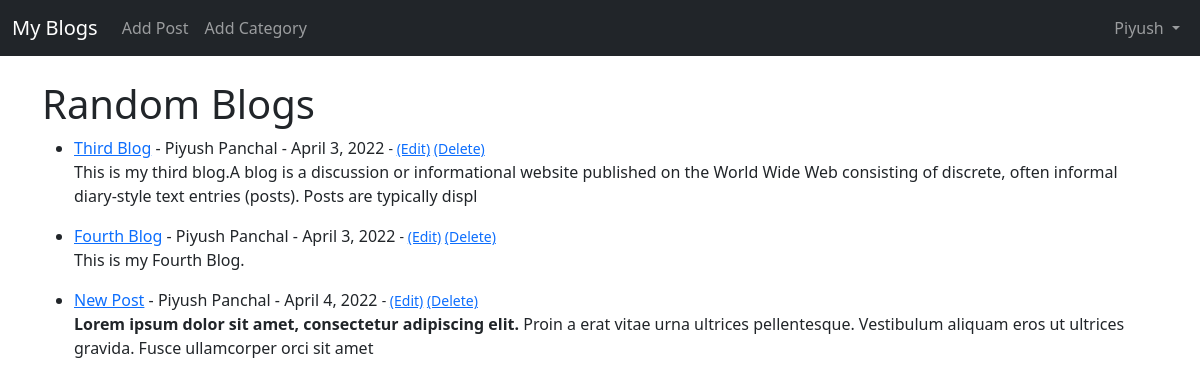
/category/random (signed in), run on the app's committed database.
### theblog/models.py (models this page shows, shortened)
class Category(models.Model):
    name = models.CharField(max_length=255)
    class Meta:
        verbose_name_plural = "categories"

class Post(models.Model):
    title = models.CharField(max_length=255)
    title_image = models.ImageField(blank=True, null=True, upload_to="images/")
    title_tag = models.CharField(max_length=255)
    author = models.ForeignKey(User, on_delete=models.CASCADE)
    body = RichTextField(blank=True, null=True)
    post_date = models.DateField(auto_now_add=True)
    category = models.ForeignKey(Category, on_delete=models.PROTECT, null=True)
    snippet = models.CharField(max_length=255)
    like = models.ManyToManyField(User, related_name="blog_posts")

### theblog/views.py (the view)
# urls.py: path("category/<str:i>", views.category_view, name="category"),
def category_view(request, i):
    queryset = Post.objects.filter(category__name=i)
    name = i
    return render(request, "categories.html", {"category": list(queryset), "name": name.title()})

### theblog/templates/categories.html (shortened to what this page needs)
{% extends 'base.html' %}
{% block content %}
{% if user.is_authenticated %}
    {% if category %}
    <h1>{{ name }} Blogs </h1>
        {% for post in category %}
            <ul>
                <li>
                    <a href="{% url 'article-detail' post.pk %}">{{ post.title }}</a>
                    - {{ post.author.first_name }} {{ post.author.last_name }} -
                    {{ post.post_date }}
                    <small>
                        {% if user.is_authenticated %}
                            - <a href="{% url 'update_post' post.pk %}">(Edit)</a>
                            <a href="{% url 'delete_post' post.pk %}">(Delete)</a>
                        {% endif %}
                    </small><br>
                    {{ post.body|slice:"0:200"| safe }}
                </li>
            </ul>
        {% endfor %}
    {% else %}
        Page not Found
    {% endif %}
{% else %}
    You're not logged in..... Log in First. To log in <a href="{% url 'login' %}">Click Here</a>
{% endif %}
{% endblock %}

### theblog/templates/base.html (shortened to what this page needs)
<!doctype html>
<html lang="en">
  <head>
    <link href="https://cdn.jsdelivr.net/npm/bootstrap@5.1.3/dist/css/bootstrap.min.css" rel="stylesheet">
  </head>
  <body class="mb-3">
  <nav class="navbar navbar-expand-lg navbar-dark bg-dark">
    <div class="container-fluid">
      <a class="navbar-brand" href="{% url 'home' %}">My Blogs</a>
      <div class="collapse navbar-collapse" id="navbarSupportedContent">
        <ul class="navbar-nav me-auto mb-2 mb-lg-0">
          {% if user.is_authenticated %}
            <li class="nav-item">
              <a class="nav-link" href="{% url 'add_post' %}">Add Post</a>
            </li>
            <li class="nav-item">
              <a class="nav-link" href="{% url 'add_category' %}">Add Category</a>
            </li>
          {% endif %}
        </ul>
      {% if user.is_authenticated %}
          {% if user.userprofile.id %}
            <ul class="navbar-nav ml-auto mb-2 mb-lg-0">
                <li class="nav-item dropdown">
                  <a class="nav-link dropdown-toggle" href="#" id="navbarDropdown" role="button" data-bs-toggle="dropdown" aria-expanded="false">
                    {{ user.first_name }}
                  </a>
                </li>
            </ul>
          {% endif %}
      {% endif %}
      </div>
    </div>
  </nav>
  <br>
  <div class="container">
    {% block content %}
    {% endblock %}
  </div>
  </body>
</html>

### data on the page
Category: name "Random"
Post: title "Third Blog", author.first_name "Piyush", author.last_name "Panchal", post_date "April 3, 2022", body "This is my third blog.A blog is a discussion or informational website published on the World Wide Web consisting of discrete, often informal diary-style text entries (posts). Posts are typically displ"
Post: title "Fourth Blog", author.first_name "Piyush", author.last_name "Panchal", post_date "April 3, 2022", body "This is my Fourth Blog."
Post: title "New Post", author.first_name "Piyush", author.last_name "Panchal", post_date "April 4, 2022", body "Lorem ipsum dolor sit amet, consectetur adipiscing elit. Proin a erat vitae urna ultrices pellentesque. Vestibulum aliquam eros ut ultrices gravida. Fusce ullamcorper orci sit amet"

### other printed values
{{ user.first_name }} "Piyush"
